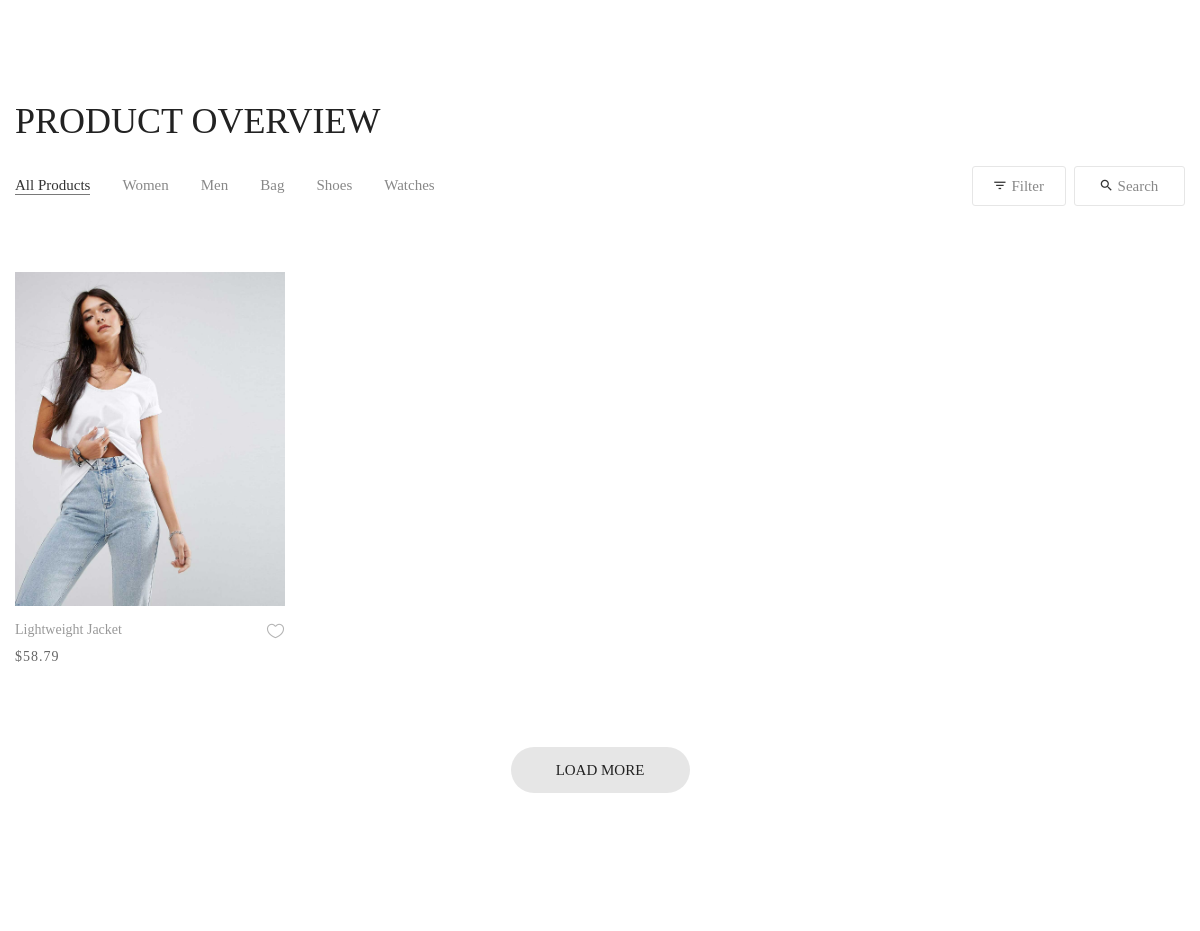
The app's page / (middle part), older data.
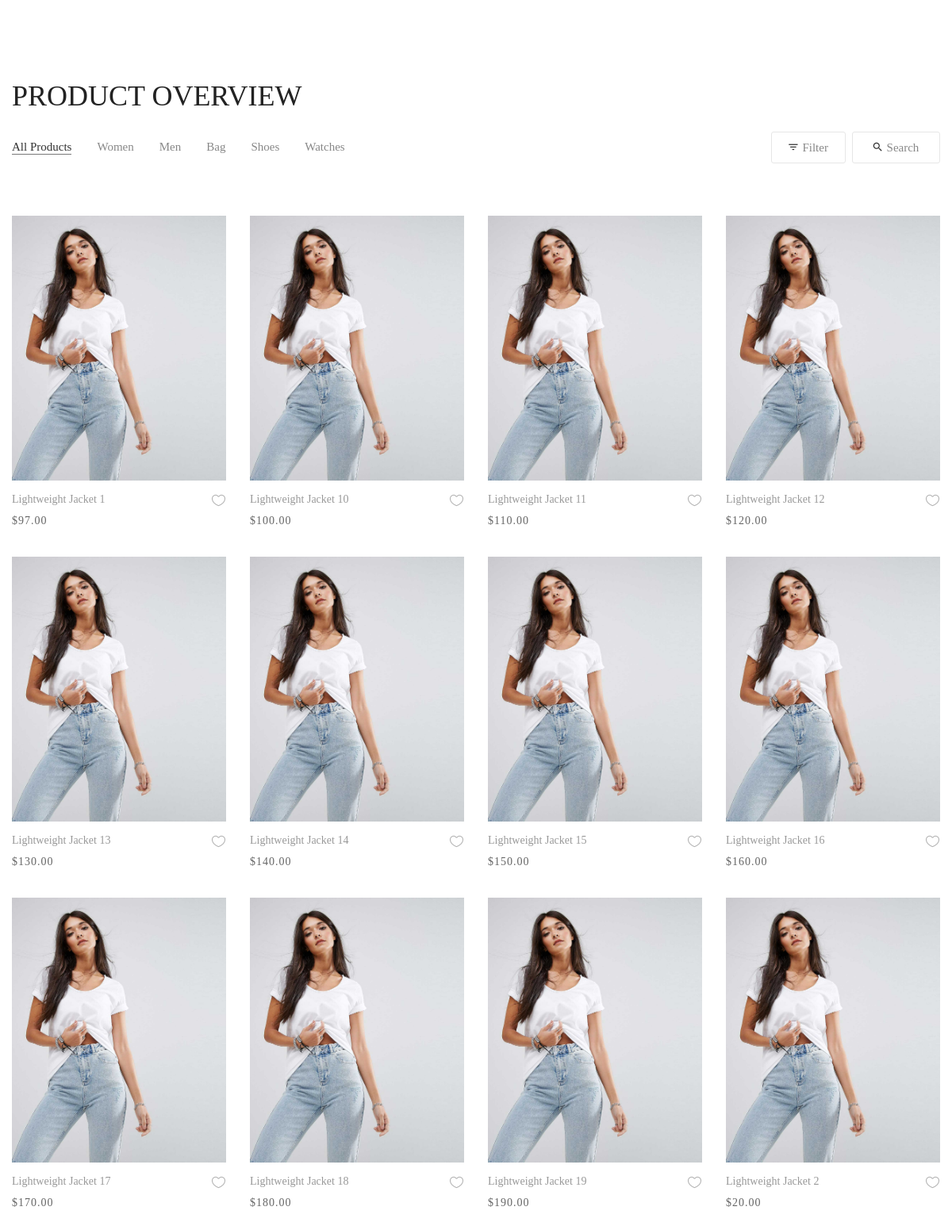
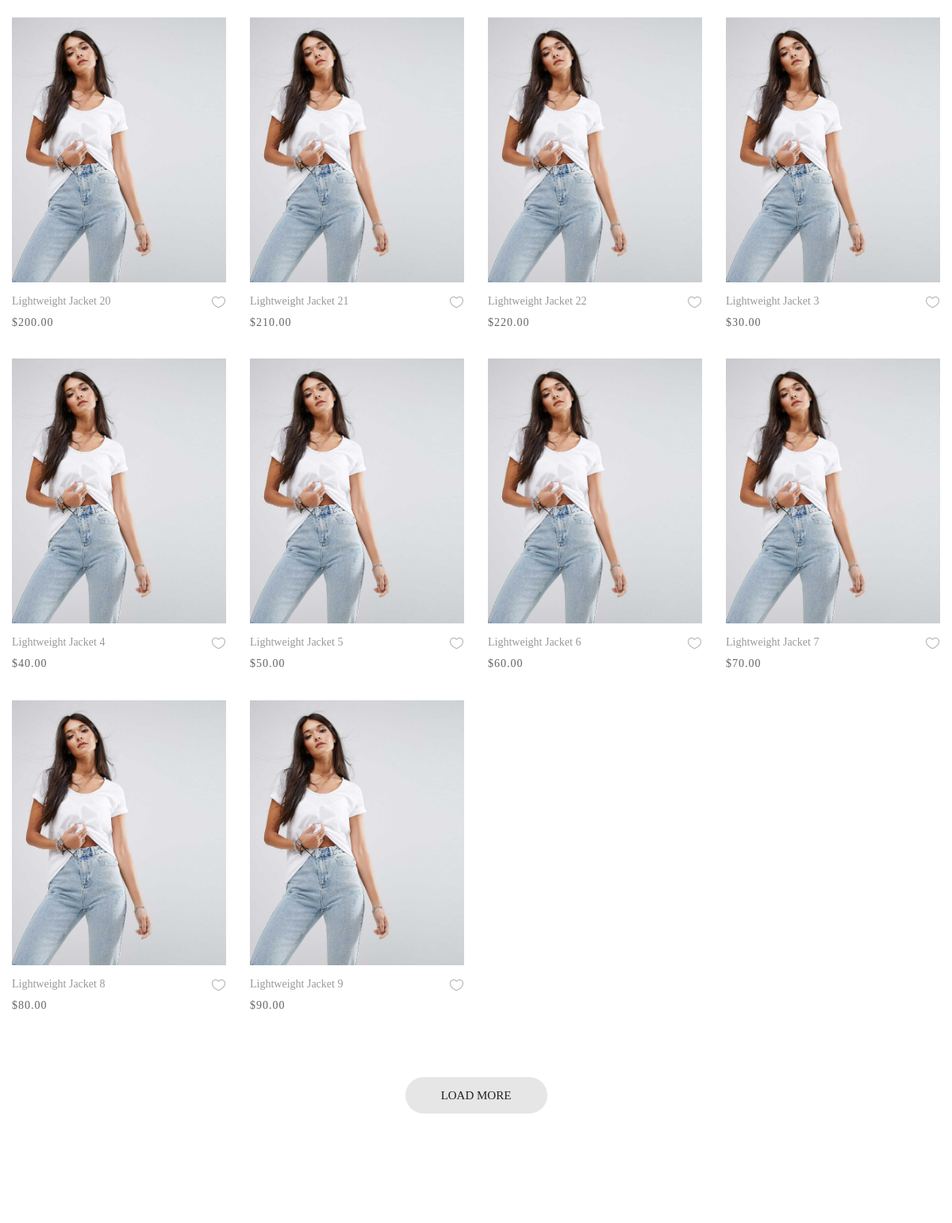
The same page, newer data (2 pictures, top to bottom).
### ShopApp/models.py (models this page shows, shortened)
class Product(models.Model):
    category = models.ForeignKey(Category, related_name='products', on_delete=models.CASCADE)
    name = models.CharField(max_length=200, db_index=True)
    slug = models.SlugField(max_length=200, db_index=True)
    image = models.ImageField(upload_to='products/%Y/%m/%d', blank=True)
    description = models.TextField(blank=True)
    price = models.DecimalField(max_digits=10, decimal_places=2)
    stock = models.PositiveIntegerField()
    available = models.BooleanField(default=True)
    created = models.DateTimeField(auto_now_add=True)
    updated = models.DateTimeField(auto_now=True)
    class Meta:
        ordering = ('name',)
        verbose_name = 'Товар'
        verbose_name_plural = 'Товары'
        index_together = (('id', 'slug'),)

### ShopApp/views.py (the view)
# urls.py: path('', views.Index.as_view(), name='index'),
class Index(ListView):
    model = Product
    template_name = 'ShopApp/index.html'

### templates/ShopApp/index.html (shortened to what this page needs)
{% extends 'ShopApp/include/base.html' %}
{% load static %}
    {% block content %}
	<div class="sec-banner bg0 p-t-80 p-b-50">
		<div class="container">
			<div class="row">
				<div class="col-md-6 col-xl-4 p-b-30 m-lr-auto">
				</div>
				<div class="col-md-6 col-xl-4 p-b-30 m-lr-auto">
				</div>
				<div class="col-md-6 col-xl-4 p-b-30 m-lr-auto">
				</div>
			</div>
		</div>
	</div>
	<section class="bg0 p-t-23 p-b-140">
		<div class="container">
			<div class="p-b-10">
				<h3 class="ltext-103 cl5">
					Product Overview
				</h3>
			</div>
			<div class="flex-w flex-sb-m p-b-52">
				<div class="flex-w flex-l-m filter-tope-group m-tb-10">
					<button class="stext-106 cl6 hov1 bor3 trans-04 m-r-32 m-tb-5 how-active1" data-filter="*">
						All Products
					</button>
					<button class="stext-106 cl6 hov1 bor3 trans-04 m-r-32 m-tb-5" data-filter=".women">
						Women
					</button>
					<button class="stext-106 cl6 hov1 bor3 trans-04 m-r-32 m-tb-5" data-filter=".men">
						Men
					</button>
					<button class="stext-106 cl6 hov1 bor3 trans-04 m-r-32 m-tb-5" data-filter=".bag">
						Bag
					</button>
					<button class="stext-106 cl6 hov1 bor3 trans-04 m-r-32 m-tb-5" data-filter=".shoes">
						Shoes
					</button>
					<button class="stext-106 cl6 hov1 bor3 trans-04 m-r-32 m-tb-5" data-filter=".watches">
						Watches
					</button>
				</div>
				<div class="flex-w flex-c-m m-tb-10">
					<div class="flex-c-m stext-106 cl6 size-104 bor4 pointer hov-btn3 trans-04 m-r-8 m-tb-4 js-show-filter">
						<i class="icon-filter cl2 m-r-6 fs-15 trans-04 zmdi zmdi-filter-list"></i>
						 Filter
					</div>
					<div class="flex-c-m stext-106 cl6 size-105 bor4 pointer hov-btn3 trans-04 m-tb-4 js-show-search">
						<i class="icon-search cl2 m-r-6 fs-15 trans-04 zmdi zmdi-search"></i>
						Search
					</div>
				</div>
			</div>
			<div class="row isotope-grid">
                {% for product in product_list %}
				    <div class="col-sm-6 col-md-4 col-lg-3 p-b-35 isotope-item {{ product.category.slug }}">
					<div class="block2">
						<div class="block2-pic hov-img0">
							<img src="{{ product.image.url }}" alt="IMG-PRODUCT">
						</div>
						<div class="block2-txt flex-w flex-t p-t-14">
							<div class="block2-txt-child1 flex-col-l ">
								<a href="{% url 'detail_product' product.slug %}" class="stext-104 cl4 hov-cl1 trans-04 js-name-b2 p-b-6">
									{{ product.name }}
								</a>
								<span class="stext-105 cl3">
									${{ product.price }}
								</span>
							</div>
							<div class="block2-txt-child2 flex-r p-t-3">
								<a href="#" class="btn-addwish-b2 dis-block pos-relative js-addwish-b2">
									<img class="icon-heart1 dis-block trans-04" src="{% static 'images/icons/icon-heart-01.png' %}" alt="ICON">
								</a>
							</div>
						</div>
					</div>
				</div>
                {% endfor %}
			</div>
			<div class="flex-c-m flex-w w-full p-t-45">
				<a href="#" class="flex-c-m stext-101 cl5 size-103 bg2 bor1 hov-btn1 p-lr-15 trans-04">
					Load More
				</a>
			</div>
		</div>
	</section>
   {% endblock %}

### templates/ShopApp/include/base.html (shortened to what this page needs)
{% load static %}
<!DOCTYPE html>
<html lang="en">
<head>
	<link rel="stylesheet" type="text/css" href="{% static 'vendor/bootstrap/css/bootstrap.min.css' %}">
	<link rel="stylesheet" type="text/css" href="{% static 'fonts/font-awesome-4.7.0/css/font-awesome.min.css' %}">
	<link rel="stylesheet" type="text/css" href="{% static 'fonts/iconic/css/material-design-iconic-font.min.css' %}">
	<link rel="stylesheet" type="text/css" href="{% static 'fonts/linearicons-v1.0.0/icon-font.min.css' %}">
	<link rel="stylesheet" type="text/css" href="{% static 'vendor/animate/animate.css' %}">
	<link rel="stylesheet" type="text/css" href="{% static 'vendor/css-hamburgers/hamburgers.min.css' %}">
	<link rel="stylesheet" type="text/css" href="{% static 'vendor/animsition/css/animsition.min.css' %}">
	<link rel="stylesheet" type="text/css" href="{% static 'vendor/select2/select2.min.css' %}">
	<link rel="stylesheet" type="text/css" href="{% static 'vendor/daterangepicker/daterangepicker.css' %}">
	<link rel="stylesheet" type="text/css" href="{% static 'vendor/slick/slick.css' %}">
	<link rel="stylesheet" type="text/css" href="{% static 'vendor/MagnificPopup/magnific-popup.css' %}">
	<link rel="stylesheet" type="text/css" href="{% static 'vendor/perfect-scrollbar/perfect-scrollbar.css' %}">
	<link rel="stylesheet" type="text/css" href="{% static 'css/util.css' %}">
	<link rel="stylesheet" type="text/css" href="{% static 'css/main.css' %}">
</head>
<body class="animsition">
	{% block content %}
	{% endblock %}
</body>
</html>

### ShopApp/static/css/main.css (style rules this page uses)
.container { max-width: 1380px; }
@media (max-width: 1600px) { .container { max-width: 1200px; } }
.block2-pic { position: relative; }
.block2-txt-child1 { width: calc(100% - 30px); }
.block2-txt-child2 { width: 30px; }
.cl2 { color: #333; }
.cl3 { color: #666; }
.cl4 { color: #999; }
.cl5 { color: #222; }
.cl6 { color: #888; }
.stext-101 { font-family: Poppins-Medium; font-size: 15px; line-height: 1.466667; text-transform: uppercase; }
.stext-104 { font-family: Poppins-Regular; font-size: 14px; line-height: 1.466667; }
.stext-105 { font-family: Poppins-Regular; font-size: 14px; line-height: 1.466667; letter-spacing: 1px; }
.stext-106 { font-family: Poppins-Regular; font-size: 15px; line-height: 1.2; }
.ltext-103 { font-family: Poppins-Bold; font-size: 36px; line-height: 1.1; text-transform: uppercase; }
.size-103 { min-width: 179px; height: 46px; }
.size-104 { min-width: 94px; height: 40px; }
.size-105 { min-width: 111px; height: 40px; }
.bg0 { background-color: #fff; }
.bg2 { background-color: #e6e6e6; }
.bor1 { border-radius: 23px; }
.bor3 { border-bottom: 1px solid transparent; }
.bor4 { border: 1px solid #e6e6e6; border-radius: 3px; }
.how-active1 { color: #333; border-color: #797979; }
.hov-img0 { display: block; overflow: hidden; }
.hov-img0 img { width: 100%; -webkit-transition: transform 0.9s ease; -o-transition: transform 0.9s ease; -moz-transition: transform 0.9s ease; transition: transform 0.9s ease; }

Row changes from the older to the newer data that the page shows:
removed Product: image (picture), name "Lightweight Jacket", price "58.79"
added Product: image (picture), name "Lightweight Jacket 1", price "97.00"
added Product: image (picture), name "Lightweight Jacket 10", price "100.00"
added Product: image (picture), name "Lightweight Jacket 11", price "110.00"
added Product: image (picture), name "Lightweight Jacket 12", price "120.00"
added Product: image (picture), name "Lightweight Jacket 13", price "130.00"
added Product: image (picture), name "Lightweight Jacket 14", price "140.00"
added Product: image (picture), name "Lightweight Jacket 15", price "150.00"
added Product: image (picture), name "Lightweight Jacket 16", price "160.00"
added Product: image (picture), name "Lightweight Jacket 17", price "170.00"
added Product: image (picture), name "Lightweight Jacket 18", price "180.00"
added Product: image (picture), name "Lightweight Jacket 19", price "190.00"
added Product: image (picture), name "Lightweight Jacket 2", price "20.00"
added Product: image (picture), name "Lightweight Jacket 20", price "200.00"
added Product: image (picture), name "Lightweight Jacket 21", price "210.00"
added Product: image (picture), name "Lightweight Jacket 22", price "220.00"
added Product: image (picture), name "Lightweight Jacket 3", price "30.00"
added Product: image (picture), name "Lightweight Jacket 4", price "40.00"
added Product: image (picture), name "Lightweight Jacket 5", price "50.00"
added Product: image (picture), name "Lightweight Jacket 6", price "60.00"
added Product: image (picture), name "Lightweight Jacket 7", price "70.00"
added Product: image (picture), name "Lightweight Jacket 8", price "80.00"
added Product: image (picture), name "Lightweight Jacket 9", price "90.00"
